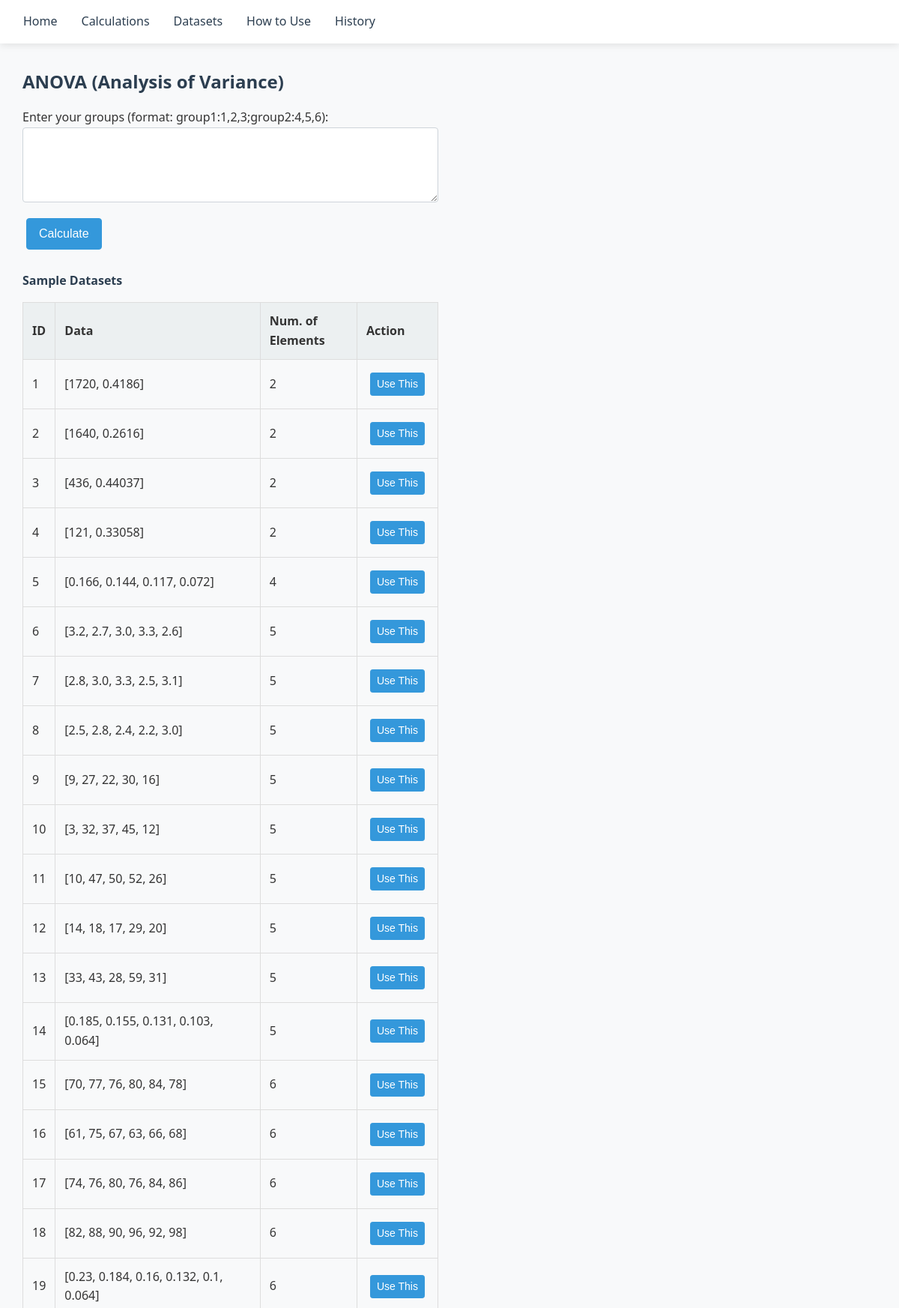
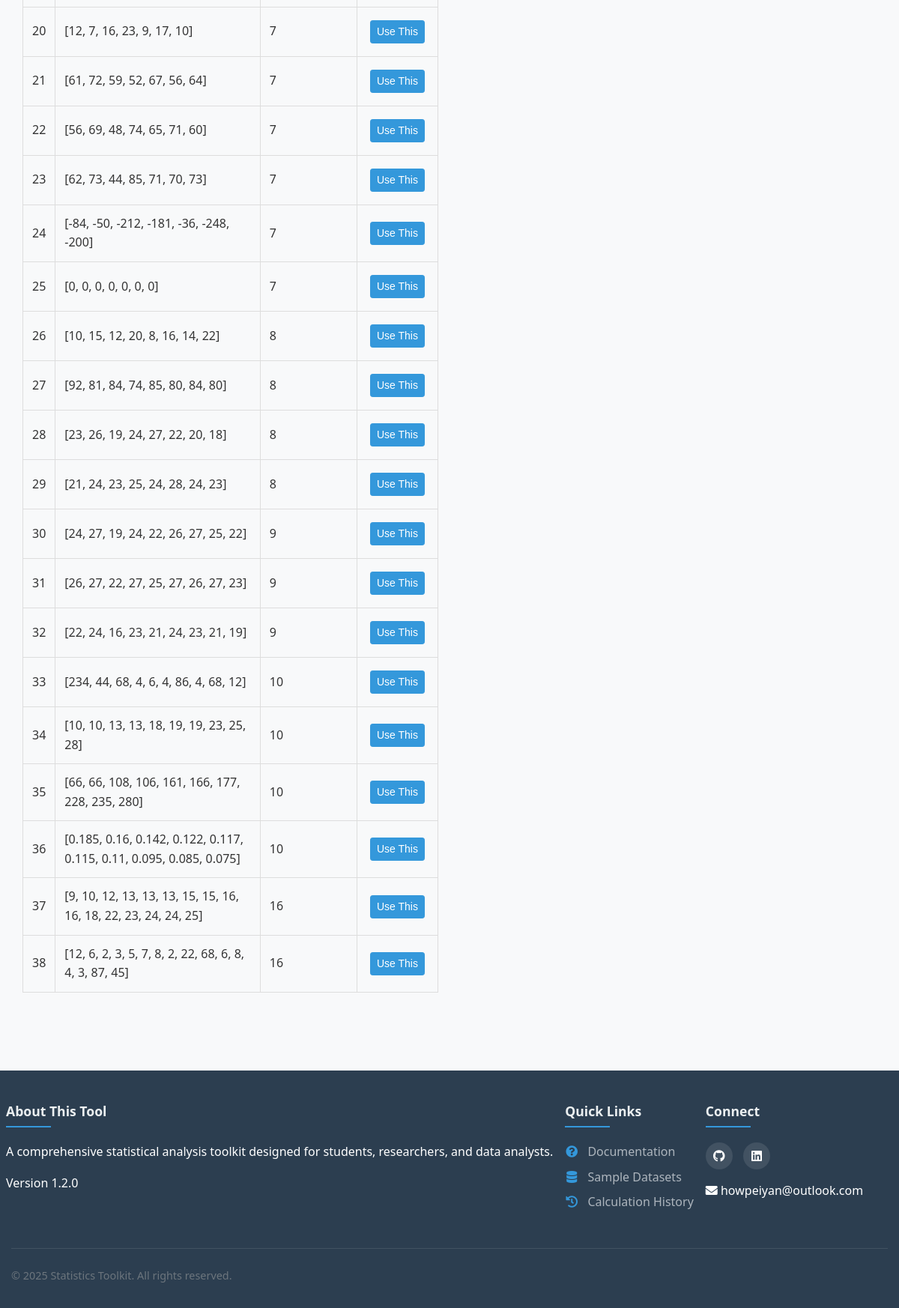
The app's page /calculations/anova with its own data (2 pictures, top to bottom).
### tables this page shows
CREATE TABLE dataset
    (id INTEGER PRIMARY KEY AUTOINCREMENT, 
    data TEXT,
    num_elements INTEGER
);

### blueprints/anova.py (the view, shortened to what this page needs)
@anova_views.route('/anova', methods=['GET','POST'])
def anova_calc():
    conn = sqlite3.connect('dataset/dataset.db')
    cursor = conn.cursor()
    cursor.execute("SELECT * FROM dataset")
    datasets = cursor.fetchall()
    conn.close()
    return render_template('calculations/anova.html', sample_data=datasets)

### app.py (called while the page is built)
@app.before_request
def before_request():
    if 'history' not in session:
        session['history'] = []

### templates/calculations/anova.html (shortened to what this page needs)
{% extends "base.html" %}
{% block stylesheets %}
<link rel="stylesheet" href="{{ url_for('static', filename='calculations.css') }}">
<link rel="stylesheet" href="{{ url_for('static', filename='datasets.css') }}">
{% endblock %}
{% block content %}
<div class="container">
    <h2>ANOVA (Analysis of Variance)</h2>
    <div class="row">
        <div class="col-md-6">
            <form method="POST" onsubmit="removeTrailingSemicolon()">
                <div class="form-group">
                    <label for="groups_data">Enter your groups (format: group1:1,2,3;group2:4,5,6):</label>
                    <textarea class="form-control" id="groups_data" name="groups_data" rows="3">{% if input_data %}{{ input_data }}{% endif %}</textarea>
                </div>
                <button type="submit" class="btn btn-primary">Calculate</button>
            </form>
            <h4 class="mt-4">Sample Datasets</h4>
            <table class="table table-bordered">
                <thead>
                    <tr>
                        <th>ID</th>
                        <th>Data</th>
                        <th>Num. of Elements</th>
                        <th>Action</th>
                    </tr>
                </thead>
                <tbody>
                    {% for dataset in sample_data %}
                    <tr>
                        <td>{{ dataset[0] }}</td>
                        <td>{{ dataset[1] }}</td>
                        <td>{{ dataset[2] }}</td>
                        <td>
                            <button class="btn btn-sm btn-primary"
                                    onclick="addGroupToTextarea('group{{ loop.index }}:{{ dataset[1]|replace('[', '')|replace(']', '') }}', this)">
                                Use This
                            </button>
                        </td>
                    </tr>
                    {% endfor %}
                </tbody>
            </table>
        </div>
        <div class="col-md-6">
        </div>
    </div>
</div>
{% endblock %}

### templates/base.html (shortened to what this page needs)
<!DOCTYPE html>
<html lang="en">
<head>
    <link rel="stylesheet" href="{{ url_for('static', filename='style.css') }}">
    <link rel="stylesheet" href="https://cdnjs.cloudflare.com/ajax/libs/font-awesome/5.15.4/css/all.min.css">
    {% block stylesheets %}
    {% endblock %}
</head>
<body>
    <header>
        <div class="container">
            <ul>
                <li><a href="/">Home</a></li>
                <li><a href="/calculations">Calculations</a>
                </li>
                <li><a href="/datasets">Datasets</a></li>
                <li><a href="/how_to_use">How to Use</a></li>
                <li><a href="/history">History</a></li>
            </ul>
        </div>
    </header>
    <main class="flex-grow-1">
        <div class="container">
            {% block content %}
            {% endblock %}
        </div>
    </main>
    <footer class="footer-container">
        <div class="container">
            <div class="row">
                <div class="col-md-4 footer-section">
                    <h5>About This Tool</h5>
                    <p>A comprehensive statistical analysis toolkit designed for students, researchers, and data analysts.</p>
                    <p>Version 1.2.0</p>
                </div>
                <div class="col-md-4 footer-section">
                    <h5>Quick Links</h5>
                    <ul class="footer-links">
                        <li><a href="/how_to_use"><i class="fas fa-question-circle"></i> Documentation</a></li>
                        <li><a href="/datasets"><i class="fas fa-database"></i> Sample Datasets</a></li>
                        <li><a href="/history"><i class="fas fa-history"></i> Calculation History</a></li>
                    </ul>
                </div>
                <div class="col-md-4 footer-section">
                    <h5>Connect</h5>
                    <div class="social-links">
                        <a href="https://github.com/peiyan0" target="_blank" aria-label="GitHub"><i class="fab fa-github"></i></a>
                        <a href="https://www.linkedin.com/in/howpeiyan/" target="_blank" aria-label="LinkedIn"><i class="fab fa-linkedin"></i></a>
                    </div>
                    <p class="mt-2"><i class="fas fa-envelope"></i> howpeiyan@outlook.com</p>
                </div>
            </div>
            <div class="footer-bottom text-center mt-3">
                <p class="mb-0">&copy; 2025 Statistics Toolkit. All rights reserved.
            </div>
        </div>
    </footer>
</body>
</html>

### static/style.css (style rules this page uses)
:root { --primary-color: #3498db; --secondary-color: #2ecc71; --dark-color: #2c3e50; --light-color: #ecf0f1; --danger-color: #e74c3c; --warning-color: #f39c12; --success-color: #27ae60; --border-radius: 4px; --box-shadow: 0 2px 10px rgba(0, 0, 0, 0.1); --transition: all 0.3s ease; }
* { margin: 0; padding: 0; box-sizing: border-box; }
body { font-family: 'Segoe UI', Tahoma, Geneva, Verdana, sans-serif; line-height: 1.6; color: #333; background-color: #f8f9fa; min-height: 100vh; display: flex; flex-direction: column; }
a { text-decoration: none; color: var(--primary-color); transition: var(--transition); }
h1, h2, h3, h4, h5, h6 { margin-bottom: 1rem; color: var(--dark-color); }
p { margin-bottom: 1rem; }
.container { width: 100%; max-width: 1200px; margin: 0 auto; padding: 0 15px; }
.row { display: flex; flex-wrap: wrap; margin: 0 -15px; }
.col-md-6 { flex: 0 0 50%; max-width: 50%; padding: 0 15px; }
header { background-color: white; box-shadow: var(--box-shadow); position: sticky; top: 0; z-index: 1000; }
header ul { list-style: none; display: flex; position: relative; }
header ul li { position: relative; }
header ul li a { display: block; padding: 1rem; color: var(--dark-color); font-weight: 500; }
main { flex: 1; padding: 2rem 0; }
.flex-grow-1 { flex-grow: 1; }
.footer-container { margin-top: auto; }
.footer-container { background-color: var(--dark-color); color: white; padding: 2.5rem 0 1rem; margin-top: 3rem; }
.footer-section { margin: 0 .5rem; margin-bottom: 1.5rem; }
.footer-section h5 { color: var(--light-color); margin-bottom: 1.25rem; font-size: 1.1rem; position: relative; padding-bottom: 0.5rem; }
.footer-section h5::after { content: ''; position: absolute; left: 0; bottom: 0; width: 60px; height: 2px; background: var(--primary-color); }
.footer-links { list-style: none; padding: 0; }
.footer-links li { margin-bottom: 0.5rem; }
.footer-links a { color: #adb5bd; transition: var(--transition); display: inline-block; }
.footer-links i { margin-right: 8px; color: var(--primary-color); width: 18px; text-align: center; }
.social-links { margin-bottom: 1rem; }
.social-links a { color: white; background: rgba(255,255,255,0.1); width: 36px; height: 36px; display: inline-flex; align-items: center; justify-content: center; border-radius: 50%; margin-right: 10px; transition: var(--transition); }
.footer-bottom { border-top: 1px solid rgba(255,255,255,0.1); padding-top: 1.5rem; font-size: 0.9rem; color: #6c757d; }
.mt-2 { margin-top: 0.5rem; }
.mt-3 { margin-top: 1rem; }
.mt-4 { margin-top: 1.5rem; }

### static/calculations.css (style rules this page uses)
.form-group { margin-bottom: 1rem; }
.form-control { display: block; width: 100%; padding: 0.5rem 0.75rem; font-size: 1rem; line-height: 1.5; color: #495057; background-color: #fff; background-clip: padding-box; border: 1px solid #ced4da; border-radius: var(--border-radius); transition: var(--transition); }
textarea.form-control { min-height: 100px; resize: vertical; }
.btn { display: inline-block; font-weight: 400; text-align: center; white-space: nowrap; vertical-align: middle; user-select: none; border: 1px solid transparent; padding: 0.5rem 1rem; font-size: 1rem; line-height: 1.5; border-radius: var(--border-radius); transition: var(--transition); cursor: pointer; }
.btn-primary { color: white; background-color: var(--primary-color); border-color: var(--primary-color); margin: 5px; }
.btn-sm { padding: 0.25rem 0.5rem; font-size: 0.875rem; line-height: 1.5; border-radius: 0.2rem; }

### static/datasets.css (style rules this page uses)
table { width: 100%; border-collapse: collapse; margin-bottom: 1.5rem; }
th, td { padding: 0.75rem; text-align: left; border: 1px solid #ddd; }
th { background-color: var(--light-color); font-weight: 600; }
.table-bordered th, .table-bordered td { border: 1px solid #ddd; }

### records on screen
dataset: id "1", data "[1720, 0.4186]", num_elements "2"
dataset: id "2", data "[1640, 0.2616]", num_elements "2"
dataset: id "3", data "[436, 0.44037]", num_elements "2"
dataset: id "4", data "[121, 0.33058]", num_elements "2"
dataset: id "5", data "[0.166, 0.144, 0.117, 0.072]", num_elements "4"
dataset: id "6", data "[3.2, 2.7, 3.0, 3.3, 2.6]", num_elements "5"
dataset: id "7", data "[2.8, 3.0, 3.3, 2.5, 3.1]", num_elements "5"
dataset: id "8", data "[2.5, 2.8, 2.4, 2.2, 3.0]", num_elements "5"
dataset: id "9", data "[9, 27, 22, 30, 16]", num_elements "5"
dataset: id "10", data "[3, 32, 37, 45, 12]", num_elements "5"
dataset: id "11", data "[10, 47, 50, 52, 26]", num_elements "5"
dataset: id "12", data "[14, 18, 17, 29, 20]", num_elements "5"
dataset: id "13", data "[33, 43, 28, 59, 31]", num_elements "5"
dataset: id "14", data "[0.185, 0.155, 0.131, 0.103, 0.064]", num_elements "5"
dataset: id "15", data "[70, 77, 76, 80, 84, 78]", num_elements "6"
dataset: id "16", data "[61, 75, 67, 63, 66, 68]", num_elements "6"
dataset: id "17", data "[74, 76, 80, 76, 84, 86]", num_elements "6"
dataset: id "18", data "[82, 88, 90, 96, 92, 98]", num_elements "6"
dataset: id "19", data "[0.23, 0.184, 0.16, 0.132, 0.1, 0.064]", num_elements "6"
dataset: id "20", data "[12, 7, 16, 23, 9, 17, 10]", num_elements "7"
dataset: id "21", data "[61, 72, 59, 52, 67, 56, 64]", num_elements "7"
dataset: id "22", data "[56, 69, 48, 74, 65, 71, 60]", num_elements "7"
dataset: id "23", data "[62, 73, 44, 85, 71, 70, 73]", num_elements "7"
dataset: id "24", data "[-84, -50, -212, -181, -36, -248, -200]", num_elements "7"
dataset: id "25", data "[0, 0, 0, 0, 0, 0, 0]", num_elements "7"
dataset: id "26", data "[10, 15, 12, 20, 8, 16, 14, 22]", num_elements "8"
dataset: id "27", data "[92, 81, 84, 74, 85, 80, 84, 80]", num_elements "8"
dataset: id "28", data "[23, 26, 19, 24, 27, 22, 20, 18]", num_elements "8"
dataset: id "29", data "[21, 24, 23, 25, 24, 28, 24, 23]", num_elements "8"
dataset: id "30", data "[24, 27, 19, 24, 22, 26, 27, 25, 22]", num_elements "9"
dataset: id "31", data "[26, 27, 22, 27, 25, 27, 26, 27, 23]", num_elements "9"
dataset: id "32", data "[22, 24, 16, 23, 21, 24, 23, 21, 19]", num_elements "9"
dataset: id "33", data "[234, 44, 68, 4, 6, 4, 86, 4, 68, 12]", num_elements "10"
dataset: id "34", data "[10, 10, 13, 13, 18, 19, 19, 23, 25, 28]", num_elements "10"
dataset: id "35", data "[66, 66, 108, 106, 161, 166, 177, 228, 235, 280]", num_elements "10"
dataset: id "36", data "[0.185, 0.16, 0.142, 0.122, 0.117, 0.115, 0.11, 0.095, 0.085, 0.075]", num_elements "10"
dataset: id "37", data "[9, 10, 12, 13, 13, 13, 15, 15, 16, 16, 18, 22, 23, 24, 24, 25]", num_elements "16"
dataset: id "38", data "[12, 6, 2, 3, 5, 7, 8, 2, 22, 68, 6, 8, 4, 3, 87, 45]", num_elements "16"
